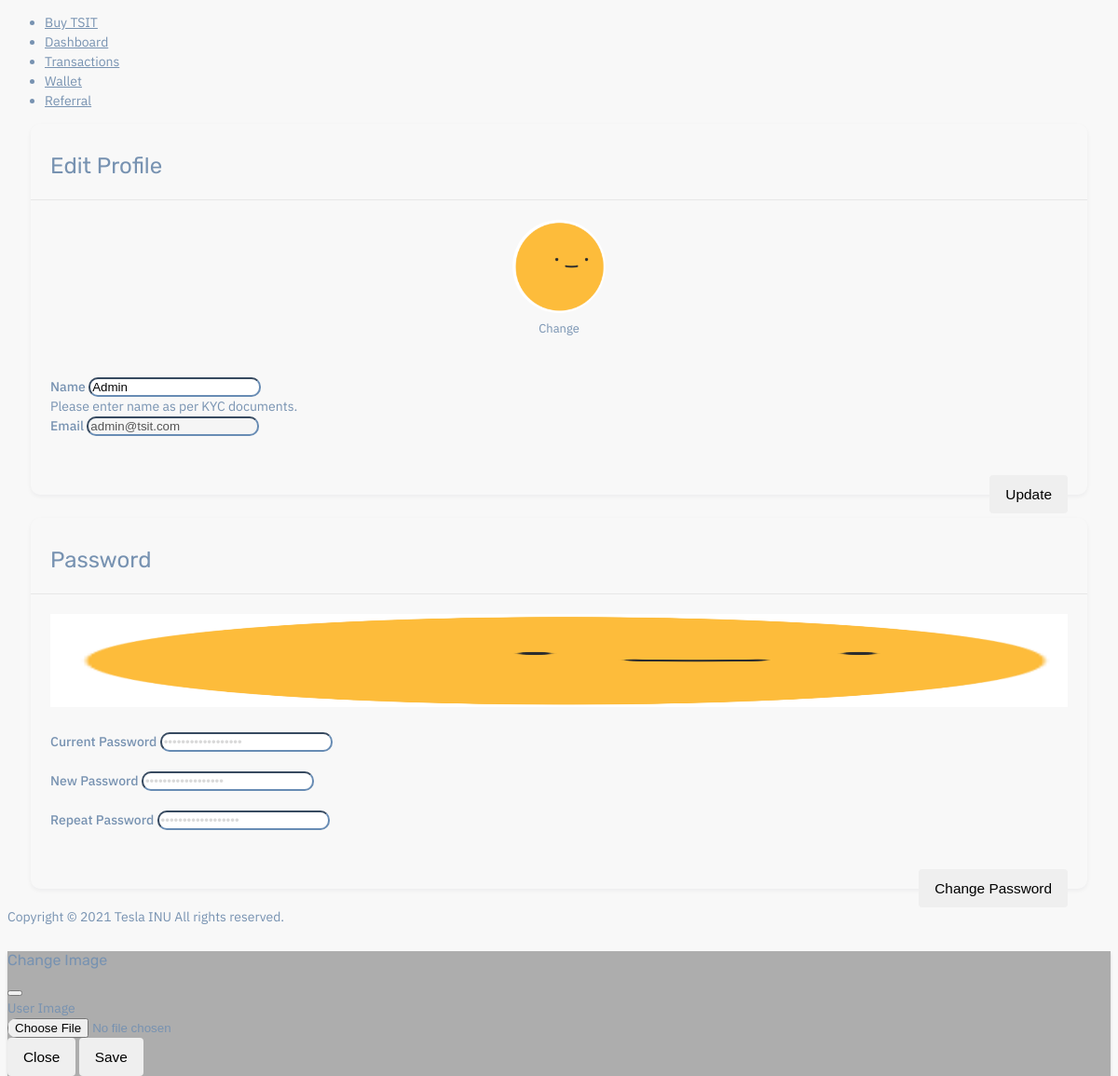
The page /portal/user/edit-profile.php (signed in) on the database its author committed.
### tables this page shows
CREATE TABLE `users` (
  `id` bigint(20) UNSIGNED NOT NULL,
  `user_role` int(11) DEFAULT NULL,
  `name` varchar(255) DEFAULT NULL,
  `email` varchar(255) DEFAULT NULL,
  `email_verification` int(11) DEFAULT 0,
  `password` varchar(255) DEFAULT NULL,
  `user_img` varchar(255) DEFAULT 'user.png',
  `my_referral_code` varchar(50) DEFAULT NULL,
  `referred_by_id` int(11) DEFAULT 0,
  `kyc_first_name` varchar(500) DEFAULT NULL,
  `kyc_last_name` varchar(500) DEFAULT NULL,
  `kyc_dob` int(11) DEFAULT NULL,
  `kyc_country` varchar(500) DEFAULT NULL,
  `kyc_identity_front` varchar(500) DEFAULT NULL,
  `kyc_identity_back` varchar(500) DEFAULT NULL,
  `kyc_user_image` varchar(500) DEFAULT NULL,
  `kyc_approved` int(50) DEFAULT 0,
  `two_fa_enabled` int(50) DEFAULT 0,
  `two_fa_secret` varchar(500) DEFAULT NULL,
  `is_banned` int(11) DEFAULT 0,
  `kyc_rejected_reason` varchar(1000) DEFAULT NULL,
  `timestamp` int(11) DEFAULT NULL
);

### portal/user/edit-profile.php (the view, shortened to what this page needs)
<?php
   require_once '../database/db-con.php';
   ?>
<?php
if (isset($_SESSION['user_session_var'])) {
   $user_id = $_SESSION['user_session_var'];
   }
   else {
   header('location:../auth/login.php');
   }
   ?>
<?php
   $user_query = "SELECT * FROM `users` WHERE `id` = $user_id";
   $run_fetch = mysqli_query($con, $user_query);
   $user_data = mysqli_fetch_assoc($run_fetch);
    ?>
<!DOCTYPE html>
<html lang="en">
   <head>
      <link href="../assets/vendor/jquery-nice-select/css/nice-select.css" rel="stylesheet" />
      <link rel="stylesheet" href="../assets/vendor/dotted-map/css/contrib/jquery.smallipop-0.3.0.min.css" type="text/css" media="all" />
      <link href="../assets/css/style.css" rel="stylesheet" />
   </head>
   <body>
      <div id="main-wrapper">
         <?php require('../elements/sidebar.php');?>
         <div class="content-body">
            <div class="container mt-5">
               <div class="row">
                  <div class="card">
                     <div class="card-header">
                        <h3 class="card-title">Edit Profile</h3>
                     </div>
                     <div class="card-body">
                        <div style="text-align: center;">
                           <img style="text-align: center; width:100px;  height:100px; border-radius:100px; !important; " class="img-fluid" src="../uploads/users/profile-img/<?php echo $user_data['user_img']; ?>" alt="Tesla INU User Image" />
                           <br />
                           <span class="btn btn-sm btn-white text-primary" data-bs-toggle="modal" data-bs-target="#profile_img_change_modal">Change</span>
                        </div>
                        <form action="" method="post" enctype="multipart/form-data">
                           <br />
                           <br />
                           <div class="row mt-3">
                              <div class="col-md-6">
                                 <div class="form-group">
                                    <label for=""> Name</label>
                                    <input type="text" class="form-control" name="name" value="<?php echo $user_data['name'] ?>" placeholder="Enter your name" required />
                                    <div class="text-muted">
                                       Please enter name as per KYC documents.
                                    </div>
                                 </div>
                              </div>
                              <div class="col-md-6">
                                 <div class="form-group">
                                    <label for="">Email</label>
                                    <input type="text" class="form-control" value="<?php echo $user_data['email'] ?>" placeholder="Enter your email" disabled />
                                 </div>
                              </div>
                              <div class="col-md-12">
                                 <br />
                                 <br />
                                 <div class="form-group" style="float: right !important;">
                                    <button class="btn btn-primary float-right" name="edit_profile">Update</button>
                                 </div>
                              </div>
                           </div>
                        </form>
                     </div>
                  </div>
               </div>
               <div class="row pt-5">
                  <div class="card">
                     <div class="card-header">
                        <h3 class="card-title">Password</h3>
                     </div>
                     <div class="card-body">
                        <form action="" method="post" enctype="multipart/form-data">
                           <img src="uploads/users/<?php echo $user_data['user_img'] ?>" style="height: 100px;" alt="" class="img-fluid rounded mx-auto" />
                           <br />
                           <br />
                           <div class="row mt-3">
                              <div class="col-md-12">
                                 <div class="form-group">
                                    <label for=""> Current Password</label>
                                    <input type="password" class="form-control" name="current_password" placeholder="••••••••••••••••••" required />
                                 </div>
                              </div>
                              <div class="col-md-12">
                                 <br />
                                 <div class="form-group">
                                    <label for=""> New Password</label>
                                    <input type="password" class="form-control" name="new_password" placeholder="••••••••••••••••••" required />
                                 </div>
                              </div>
                              <div class="col-md-12">
                                 <br />
                                 <div class="form-group">
                                    <label for=""> Repeat Password</label>
                                    <input type="password" class="form-control" name="repeat_password" placeholder="••••••••••••••••••" required />
                                 </div>
                              </div>
                              <div class="col-md-12">
                                 <br />
                                 <br />
                                 <div class="form-group" style="float: right !important;">
                                    <button class="btn btn-primary float-right" name="change_password">
                                    Change Password
                                    </button>
                                 </div>
                              </div>
                           </div>
                        </form>
                     </div>
                  </div>
               </div>
            </div>
         </div>
         <?php require('../elements/footer.php');?>
      </div>
      <div class="modal fade" id="profile_img_change_modal">
         <div class="modal-dialog modal-md modal-dialog-centered">
            <div class="modal-content">
               <div class="modal-header">
                  <h5 class="modal-title">Change Image</h5>
                  <button type="button" class="btn-close" data-bs-dismiss="modal"></button>
               </div>
               <form action="" method="POST" enctype="multipart/form-data">
                  <div class="modal-body">
                     <label for="">User Image</label>
                     <div class="form-file">
                        <input type="file" class="form-file-input form-control" name="profile_image" id="customFile" required accept="image/x-png,image/gif,image/jpeg" />
                     </div>
                  </div>
                  <div class="modal-footer">
                     <button type="button" class="btn btn-danger" data-bs-dismiss="modal">Close</button>
                     <button type="submit" name="update_profile_image" class="btn btn-primary">Save</button>
                  </div>
               </form>
            </div>
         </div>
      </div>
   </body>
</html>

### rows shown on the page
users: user_img (placeholder picture), name "Admin", email "admin@tsit.com"
